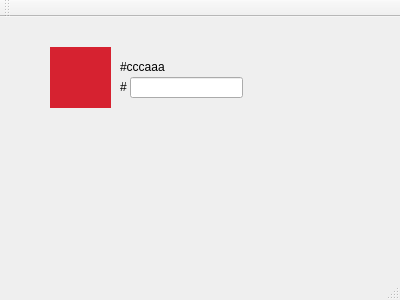
<?xml version="1.0" encoding="UTF-8"?>
<ui version="4.0">
 <class>MainWindow</class>
 <widget class="QMainWindow" name="MainWindow">
  <property name="geometry">
   <rect>
    <x>0</x>
    <y>0</y>
    <width>400</width>
    <height>300</height>
   </rect>
  </property>
  <property name="windowTitle">
   <string>MainWindow</string>
  </property>
  <widget class="QWidget" name="centralWidget">
   <widget class="QColorDialogButton" name="colorPalette">
    <property name="geometry">
     <rect>
      <x>50</x>
      <y>30</y>
      <width>61</width>
      <height>61</height>
     </rect>
    </property>
    <property name="palette">
     <palette>
      <active>
       <colorrole role="Button">
        <brush brushstyle="SolidPattern">
         <color alpha="255">
          <red>214</red>
          <green>34</green>
          <blue>48</blue>
         </color>
        </brush>
       </colorrole>
       <colorrole role="Base">
        <brush brushstyle="SolidPattern">
         <color alpha="255">
          <red>255</red>
          <green>255</green>
          <blue>255</blue>
         </color>
        </brush>
       </colorrole>
       <colorrole role="Window">
        <brush brushstyle="SolidPattern">
         <color alpha="255">
          <red>214</red>
          <green>34</green>
          <blue>48</blue>
         </color>
        </brush>
       </colorrole>
      </active>
      <inactive>
       <colorrole role="Button">
        <brush brushstyle="SolidPattern">
         <color alpha="255">
          <red>214</red>
          <green>34</green>
          <blue>48</blue>
         </color>
        </brush>
       </colorrole>
       <colorrole role="Base">
        <brush brushstyle="SolidPattern">
         <color alpha="255">
          <red>255</red>
          <green>255</green>
          <blue>255</blue>
         </color>
        </brush>
       </colorrole>
       <colorrole role="Window">
        <brush brushstyle="SolidPattern">
         <color alpha="255">
          <red>214</red>
          <green>34</green>
          <blue>48</blue>
         </color>
        </brush>
       </colorrole>
      </inactive>
      <disabled>
       <colorrole role="Button">
        <brush brushstyle="SolidPattern">
         <color alpha="255">
          <red>214</red>
          <green>34</green>
          <blue>48</blue>
         </color>
        </brush>
       </colorrole>
       <colorrole role="Base">
        <brush brushstyle="SolidPattern">
         <color alpha="255">
          <red>214</red>
          <green>34</green>
          <blue>48</blue>
         </color>
        </brush>
       </colorrole>
       <colorrole role="Window">
        <brush brushstyle="SolidPattern">
         <color alpha="255">
          <red>214</red>
          <green>34</green>
          <blue>48</blue>
         </color>
        </brush>
       </colorrole>
      </disabled>
     </palette>
    </property>
    <property name="autoFillBackground">
     <bool>true</bool>
    </property>
    <property name="text">
     <string/>
    </property>
    <property name="flat">
     <bool>true</bool>
    </property>
   </widget>
   <widget class="QLabel" name="colorLabel">
    <property name="geometry">
     <rect>
      <x>120</x>
      <y>40</y>
      <width>62</width>
      <height>19</height>
     </rect>
    </property>
    <property name="text">
     <string>#cccaaa</string>
    </property>
   </widget>
   <widget class="QLineEdit" name="colorInput">
    <property name="geometry">
     <rect>
      <x>130</x>
      <y>60</y>
      <width>113</width>
      <height>21</height>
     </rect>
    </property>
   </widget>
   <widget class="QLabel" name="colorLabel_2">
    <property name="geometry">
     <rect>
      <x>120</x>
      <y>60</y>
      <width>16</width>
      <height>19</height>
     </rect>
    </property>
    <property name="text">
     <string>#</string>
    </property>
   </widget>
  </widget>
  <widget class="QMenuBar" name="menuBar">
   <property name="geometry">
    <rect>
     <x>0</x>
     <y>0</y>
     <width>400</width>
     <height>22</height>
    </rect>
   </property>
  </widget>
  <widget class="QToolBar" name="mainToolBar">
   <attribute name="toolBarArea">
    <enum>TopToolBarArea</enum>
   </attribute>
   <attribute name="toolBarBreak">
    <bool>false</bool>
   </attribute>
  </widget>
  <widget class="QStatusBar" name="statusBar"/>
 </widget>
 <layoutdefault spacing="6" margin="11"/>
 <customwidgets>
  <customwidget>
   <class>QColorDialogButton</class>
   <extends>QPushButton</extends>
   <header>qcolordialogbutton.h</header>
  </customwidget>
 </customwidgets>
 <resources/>
 <connections/>
</ui>
